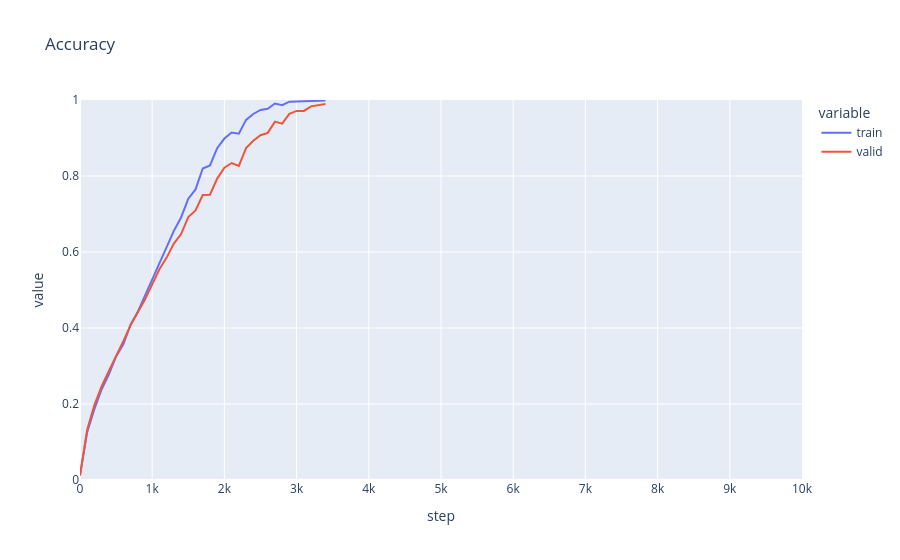

The notebook cell this image was saved under:
### Code cell
keep_top_p = 0.99        # Keep top p-fraction of gradients
control_mult = 4         # Control batch is 4x larger

torch.manual_seed(0)
model = make_resnet(n_classes=n_classes, in_channels=in_channels, device=device, dtype=dtype)
optim = torch.optim.AdamW(model.parameters(), lr=lr)

accs_filter_disagreements = []

for step in tqdm.auto.trange(MAX_STEPS+1):
    # 1. Sample Batches
    batch_start_idx = (step * batch_size) % len(train_data)
    batch = train_data[batch_start_idx:batch_start_idx + batch_size]
    
    ctrl_idxs = torch.randint(0, len(valid_data), (batch_size * control_mult,), device=device)
    control_batch = valid_data[ctrl_idxs]

    # 2. Compute Gradients (separately)
    logits = model(batch["x"])
    loss = torch.nn.functional.cross_entropy(logits, batch["y"])
    train_grads = torch.autograd.grad(loss, model.parameters(), create_graph=False)

    ctrl_logits = model(control_batch["x"])
    ctrl_loss = torch.nn.functional.cross_entropy(ctrl_logits, control_batch["y"])
    ctrl_grads = torch.autograd.grad(ctrl_loss, model.parameters(), create_graph=False)

    # 3. Compute Alignment Scores & Threshold
    scores = [g_train * g_ctrl for g_train, g_ctrl in zip(train_grads, ctrl_grads)]
    flat_scores = flatten_tensors(scores)
    threshold = torch.quantile(flat_scores, 1 - keep_top_p)

    # 4. Filter Gradients (Store temporarily)
    filtered_grads = []
    for g_train, score in zip(train_grads, scores):
        mask = (score >= threshold).float()
        filtered_grads.append(g_train * mask)

    # Calculate the magnitude (norm) of the original raw gradients
    orig_norm = get_global_norm(train_grads)
    
    # Calculate the magnitude of the gradients after we masked 80% of them
    current_norm = get_global_norm(filtered_grads)
    
    # Calculate scaling factor (safe division)
    # If we kept 20% of grads, current_norm is likely much smaller than orig_norm.
    # We want to scale up so the update step size remains consistent.
    scale_factor = orig_norm / (current_norm + 1e-8)
    
    # 5. Assign to Model & Step
    optim.zero_grad()
    for param, f_grad in zip(model.parameters(), filtered_grads):
        # Apply the scale factor here
        param.grad = f_grad * scale_factor
        
    optim.step()

    if step % LOG_EVERY == 0:
        curr_accs = get_accuracies(model, {"train": train_data[train_eval_idcs], "valid": valid_data})
        accs_filter_disagreements.append({"step": step, **curr_accs})
        clear_output(wait=True)
        display(plot_accuracies(x_axis="step", accs=accs_filter_disagreements, max_x_value=MAX_STEPS))
        model.train()

pd.DataFrame(accs_filter_disagreements)

### Figure 1 — Plotly figure (JSON) as saved in the notebook; plotly's stock layout.template omitted (floating-point values rounded to 4 significant figures)
{"data": [{"hovertemplate": "variable=train<br>step=%{x}<br>value=%{y}<extra></extra>", "legendgroup": "train", "line": {"color": "#636efa", "dash": "solid"}, "marker": {"symbol": "circle"}, "mode": "lines", "name": "train", "orientation": "v", "showlegend": true, "type": "scatter", "x": [0, 100, 200, 300, 400, 500, 600, 700, 800, 900, 1000, 1100, 1200, 1300, 1400, 1500, 1600, 1700, 1800, 1900, 2000, 2100, 2200, 2300, 2400, 2500, 2600, 2700, 2800, 2900, 3000, 3100, 3200, 3300, 3400], "xaxis": "x", "y": [0.0126, 0.1267, 0.1868, 0.2388, 0.2782, 0.3251, 0.3571, 0.4089, 0.4425, 0.4856, 0.5252, 0.5672, 0.615, 0.6557, 0.6909, 0.7403, 0.7647, 0.8198, 0.8279, 0.8733, 0.8986, 0.9144, 0.9114, 0.9476, 0.9632, 0.9737, 0.977, 0.9907, 0.9864, 0.9955, 0.9961, 0.9969, 0.998, 0.9986, 0.9985], "yaxis": "y"}, {"hovertemplate": "variable=valid<br>step=%{x}<br>value=%{y}<extra></extra>", "legendgroup": "valid", "line": {"color": "#EF553B", "dash": "solid"}, "marker": {"symbol": "circle"}, "mode": "lines", "name": "valid", "orientation": "v", "showlegend": true, "type": "scatter", "x": [0, 100, 200, 300, 400, 500, 600, 700, 800, 900, 1000, 1100, 1200, 1300, 1400, 1500, 1600, 1700, 1800, 1900, 2000, 2100, 2200, 2300, 2400, 2500, 2600, 2700, 2800, 2900, 3000, 3100, 3200, 3300, 3400], "xaxis": "x", "y": [0.0114, 0.1329, 0.1978, 0.2471, 0.2872, 0.325, 0.3654, 0.407, 0.4422, 0.4748, 0.5147, 0.5547, 0.5853, 0.622, 0.6473, 0.6918, 0.7092, 0.7498, 0.7508, 0.7932, 0.8216, 0.8342, 0.8267, 0.8733, 0.8929, 0.9074, 0.9134, 0.9431, 0.9376, 0.9634, 0.9713, 0.9712, 0.9832, 0.9856, 0.9895], "yaxis": "y"}], "layout": {"legend": {"title": {"text": "variable"}, "tracegroupgap": 0}, "title": {"text": "Accuracy"}, "xaxis": {"anchor": "y", "domain": [0, 1], "range": [0, 10000], "title": {"text": "step"}}, "yaxis": {"anchor": "x", "domain": [0, 1], "range": [0, 1], "title": {"text": "value"}}}}
